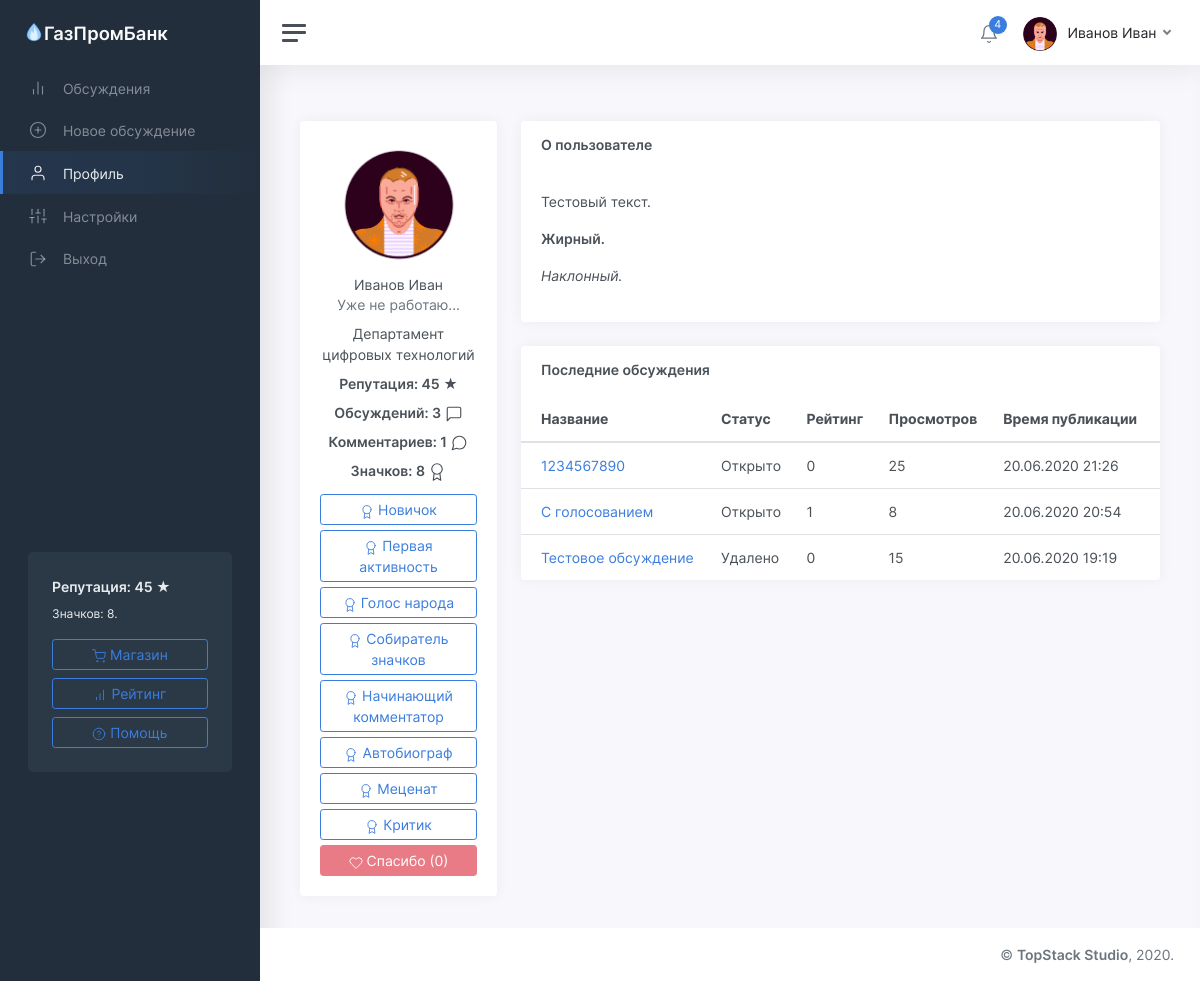
Page /profile/1 (signed in) on the earlier database version.
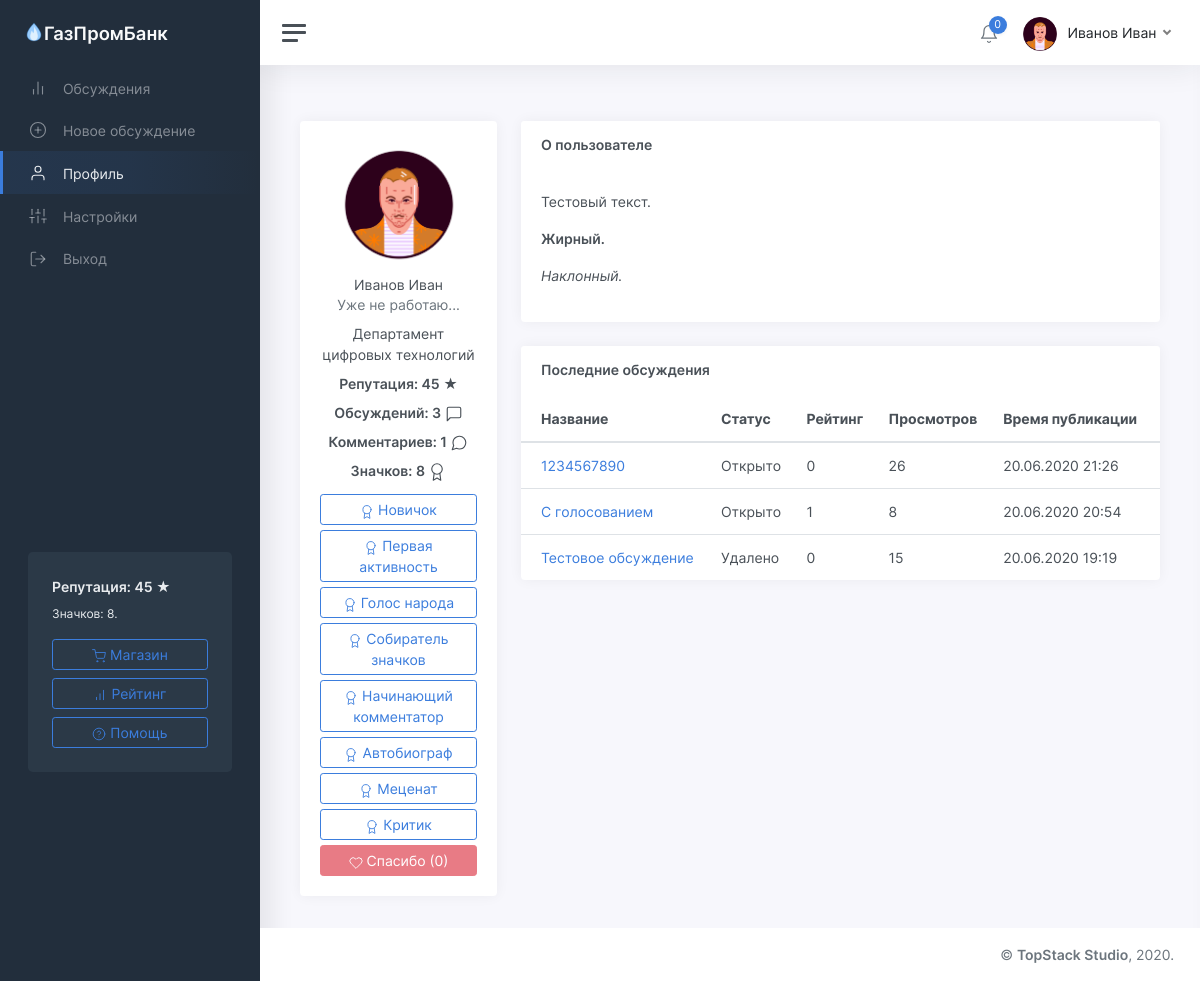
Same page on the later database version.
### tables this page shows
CREATE TABLE "users" (
	"id"	INTEGER NOT NULL UNIQUE,
	"password"	TEXT NOT NULL,
	"email"	TEXT NOT NULL UNIQUE,
	"status"	TEXT NOT NULL,
	"rating"	INTEGER NOT NULL,
	"moderator"	INTEGER,
	"blocked"	INTEGER,
	"description"	TEXT,
	"name"	TEXT NOT NULL,
	"avatar"	INTEGER,
	"badges"	TEXT,
	"department"	TEXT,
	PRIMARY KEY("id")
);

CREATE TABLE "threads" (
	"id"	INTEGER NOT NULL UNIQUE,
	"owner"	INTEGER NOT NULL,
	"title"	TEXT NOT NULL,
	"content"	TEXT,
	"date"	INTEGER,
	"up"	INTEGER,
	"down"	INTEGER,
	"views"	INTEGER,
	"status"	TEXT,
	"department"	TEXT,
	"theme"	TEXT,
	PRIMARY KEY("id")
);

### app/views.py (the view)
@app.route('/profile/<identifier>')
def showProfile(identifier):
	user = getUser(session['id'])
	profile = getUser(identifier)
	for x in range(len(profile['badges'])):
		profile['badges'][x] = badgeTypes[profile['badges'][x]][0]
	if profile:
		return render_template('profile.html', profile=profile, user=user, threads=getThreadsByUser(identifier), stats=getStats(identifier), thanks=getThanks(identifier), thanked=isThanked(user['id'], identifier), result=request.args.get('thanked'))
	else:
		return redirect('/threads?from=profile')

### app/functions.py (called while the page is built)
def getUser(identifier):
	conn = sqlite3.connect(db_path)
	conn.row_factory = sqlite3.Row
	cursor = conn.cursor()
	cursor.execute('SELECT * FROM users where id="%s"' % identifier)
	user = cursor.fetchone()
	if user:
		user = dict(user)
		user['badges'] = json.loads(user['badges'])
		user['notifications'] = getNotifications(identifier)
	return user

def statusToText(status):
	return statuses[status]

def fromTimestamp(timestamp):
	return datetime.utcfromtimestamp(timestamp + 3600 * 3).strftime('%d.%m.%Y %H:%M')

def getThreadsByUser(identifier):
	conn = sqlite3.connect(db_path)
	conn.row_factory = sqlite3.Row
	cursor = conn.cursor()
	cursor.execute('SELECT id, title, date, up, down, status, views FROM threads WHERE owner=%s ORDER BY date DESC' % identifier)
	threads = cursor.fetchall()
	for x in range(len(threads)):
		threads[x] = dict(threads[x])
		threads[x]['status'] = statusToText(threads[x]['status'])
		threads[x]['date'] = fromTimestamp(threads[x]['date'])
	return threads

def getNotifications(user_id):
	conn = sqlite3.connect(db_path)
	conn.row_factory = sqlite3.Row
	cursor = conn.cursor()
	cursor.execute('SELECT * FROM notifications WHERE owner=%s' % user_id)
	notifications = cursor.fetchall()
	for x in range(len(notifications)):
		notifications[x] = dict(notifications[x])
		notifications[x]['date'] = fromTimestamp(notifications[x]['date'])
	notifications.reverse()
	return notifications

def getStats(user_id):
	conn = sqlite3.connect(db_path)
	cursor = conn.cursor()
	cursor.execute('SELECT COUNT(*) FROM threads WHERE owner=%s' % user_id)
	threads = cursor.fetchone()[0]
	cursor.execute('SELECT COUNT(*) FROM comments WHERE owner=%s' % user_id)
	comments = cursor.fetchone()[0]
	return (threads, comments)

def getThanks(identifier):
	conn = sqlite3.connect(db_path)
	cursor = conn.cursor()
	cursor.execute('SELECT COUNT(*) FROM voices WHERE target="thanks" AND id=%s' % identifier)
	return cursor.fetchone()[0]

def isThanked(user_id, identifier):
	conn = sqlite3.connect(db_path)
	cursor = conn.cursor()
	cursor.execute('SELECT * FROM voices WHERE target="thanks" AND id=%s AND owner=%s' % (identifier, user_id))
	return not (cursor.fetchone() == None)

### templates/profile.html (shortened to what this page needs)
<!DOCTYPE html>
<html lang="ru">
	<head>
		<link href="/static/css/app.css" rel="stylesheet">
	</head>
	<body>
		<div class="wrapper">
			<nav id="sidebar" class="sidebar">
				<div class="sidebar-content js-simplebar">
					<a class="sidebar-brand" href="index.html">
					<span class="align-middle"><img src="/static/img/icons/favicon.png" style="width: 20px; margin-bottom: 5px;"><div style="display: inline-block;">ГазПромБанк</div></span>
					</a>
					<ul class="sidebar-nav">
						<li class="sidebar-item">
							<a class="sidebar-link" href="/threads">
							<i class="align-middle" data-feather="bar-chart-2"></i> <span class="align-middle">Обсуждения</span>
							</a>
						</li>
						<li class="sidebar-item">
							<a class="sidebar-link" href="/threads/new">
							<i class="align-middle" data-feather="plus-circle"></i> <span class="align-middle">Новое обсуждение</span>
							</a>
						</li>
						<li class="sidebar-item {% if user.id == profile.id %}active{% endif %}">
							<a class="sidebar-link" href="/profile">
							<i class="align-middle" data-feather="user"></i> <span class="align-middle">Профиль</span>
							</a>
						</li>
						<li class="sidebar-item">
							<a class="sidebar-link" href="/settings">
							<i class="align-middle" data-feather="sliders"></i> <span class="align-middle">Настройки</span>
							</a>
						</li>
						<li class="sidebar-item">
							<a class="sidebar-link" href="/logout">
							<i class="align-middle" data-feather="log-out"></i> <span class="align-middle">Выход</span>
							</a>
						</li>
					</ul>
					<div class="sidebar-cta">
						<div class="sidebar-cta-content">
							<strong class="d-inline-block mb-2">Репутация: {{user.rating}} &#9733;</strong>
							<div class="mb-3 text-sm">
								Значков: {{user.badges.__len__()}}.
							</div>
							<a href="/shop" class="btn btn-outline-primary btn-block"><i data-feather="shopping-cart"></i> Магазин</a>
							<a href="/rating" class="btn btn-outline-primary btn-block"><i data-feather="bar-chart"></i> Рейтинг</a>
							<a href="/help" class="btn btn-outline-primary btn-block"><i data-feather="help-circle"></i> Помощь</a>
						</div>
					</div>
				</div>
			</nav>
			<div class="main">
				<nav class="navbar navbar-expand navbar-light navbar-bg">
					<a class="sidebar-toggle d-flex">
					<i class="hamburger align-self-center"></i>
					</a>
					<div class="navbar-collapse collapse">
						<ul class="navbar-nav navbar-align">
							<li class="nav-item dropdown">
								<a class="nav-icon dropdown-toggle" href="#" id="alertsDropdown" data-toggle="dropdown">
									<div class="position-relative">
										<i class="align-middle" data-feather="bell"></i>
										<span class="indicator">{{user.notifications.__len__()}}</span>
									</div>
								</a>
							</li>
							<li class="nav-item dropdown">
								<a class="nav-link dropdown-toggle d-none d-sm-inline-block" href="#" data-toggle="dropdown">
								<img src="/static/img/avatars/{{user.avatar}}.png" class="avatar img-fluid rounded mr-1"/> <span class="text-dark">{{user.name}}</span>
								</a>
							</li>
						</ul>
					</div>
				</nav>
	            <main class="content">
	               <div class="container-fluid p-0">
	                  <div class="row">
	                     <div class="col-md-4 col-xl-3">
	                        <div class="card mb-3">
	                           <div class="card-body text-center">
	                              <img src="/static/img/avatars/{{profile.avatar}}.png" class="img-fluid rounded-circle mb-2" width="128" height="128" />
	                              <h5 class="card-title mb-0">{{profile.name}}</h5>
	                              <div class="text-muted mb-2">{{profile.status}}</div>
								  <a class="d-inline-block mb-2">{{profile.department}}</a>
								  <strong class="d-inline-block mb-2">Репутация: {{profile.rating}} &#9733;</strong>
								  <strong class="d-inline-block mb-2">Обсуждений: {{stats[0]}} <i data-feather="message-square"></i></strong>
								  <strong class="d-inline-block mb-2">Комментариев: {{stats[1]}} <i data-feather="message-circle"></i></strong>
								  <strong class="d-inline-block mb-2">Значков: {{profile.badges.__len__()}} <i data-feather="award"></i></strong>
								  {% for badge in profile.badges %}
								  	<button type="button" class="btn btn-outline-primary" style="margin-top: 5px; width: 100%;"><i data-feather="award"></i> {{badge}}</button>
								  {% endfor %}
								  	<br>
								  	<button type="button" class="btn btn-danger {% if profile.id == user.id or thanked %}disabled{% endif %}" style="margin-top: 5px; width: 100%;" onclick="location.href='/thanks/{{profile.id}}'"><i data-feather="heart"></i> Спасибо ({{thanks}})</button>
	                            </div>
	                        </div>
	                     </div>
						<div class="col-md-8 col-xl-9">
							<div class="card flex-fill">
								<div class="card-header">
									<h5 class="card-title mb-0"><b>О пользователе{% if profile.moderator %} (&#9733; <u>модератор</u> &#9733;){% endif %}</b></h5>
								</div>
								<div class="card-body">
									{{profile.description | safe}}
								</div>
							</div>
							<div class="card flex-fill">
								<div class="card-header">
									<h5 class="card-title mb-0"><b>Последние обсуждения</b></h5>
								</div>
								<table class="table table-hover my-0">
									{% if threads %}
										<thead>
											<tr>
												<th>Название</th>
												<th class="d-none d-md-table-cell">Статус</th>
												<th>Рейтинг</th>
												<th class="d-none d-md-table-cell">Просмотров</th>
												<th class="d-none d-md-table-cell">Время публикации</th>
											</tr>
										</thead>
										<tbody>
											{% for thread in threads %}
												<tr>
													<td><a href="/thread/{{thread.id}}">{{thread.title}}</a></td>
													<td class="d-none d-md-table-cell">{{thread.status}}</td>
													<td>{{thread.up - thread.down}}</td>
													<td class="d-none d-md-table-cell">{{thread.views}}</td>
													<td class="d-none d-md-table-cell">{{thread.date}}</td>
												</tr>
											{% endfor %}
										</tbody>
									{% endif %}
								</table>
							</div>
						</div>
	                  </div>
	               </div>
	            </main>
				<footer class="footer">
					<div class="container-fluid">
						<div class="row text-muted">
							<div class="col-12 text-right">
								<p class="mb-0">
									<a href="https://topstack.dev" class="text-muted">&copy; <strong>TopStack Studio</strong></a>, 2020.
								</p>
							</div>
						</div>
					</div>
				</footer>
			</div>
		</div>
	</body>
</html>

Differences in the rows shown:
changed threads (number 1 of 3 on the later page): views "25" → "26"
Other differences:
{{ user.notifications.__len__() }}: "4" → "0"
